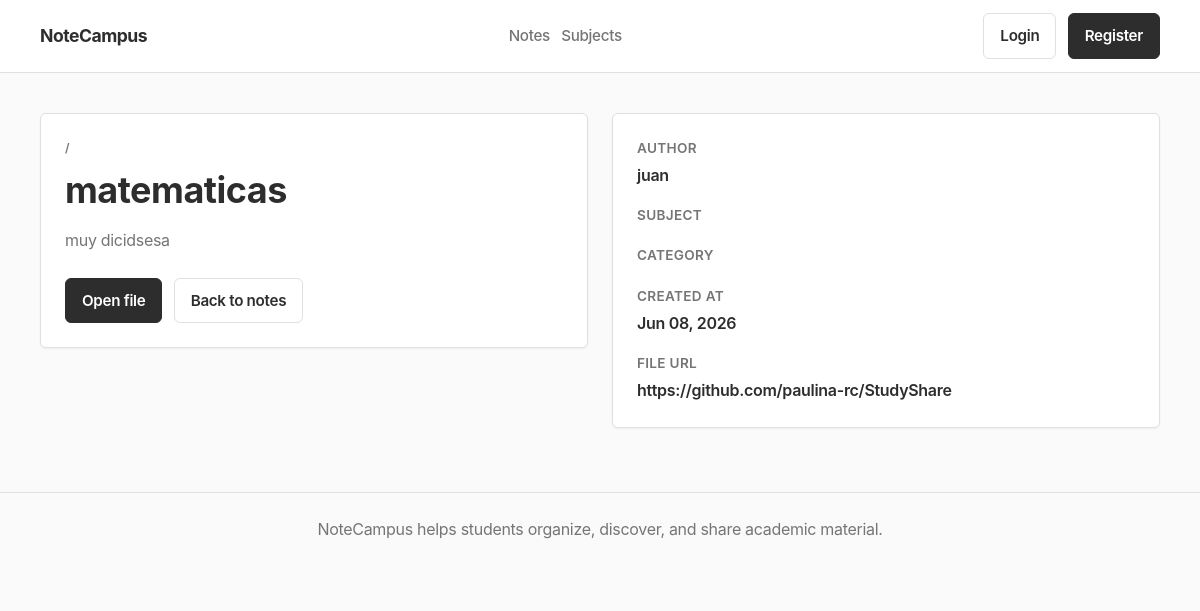
Before: /notes/1 with the older database file.
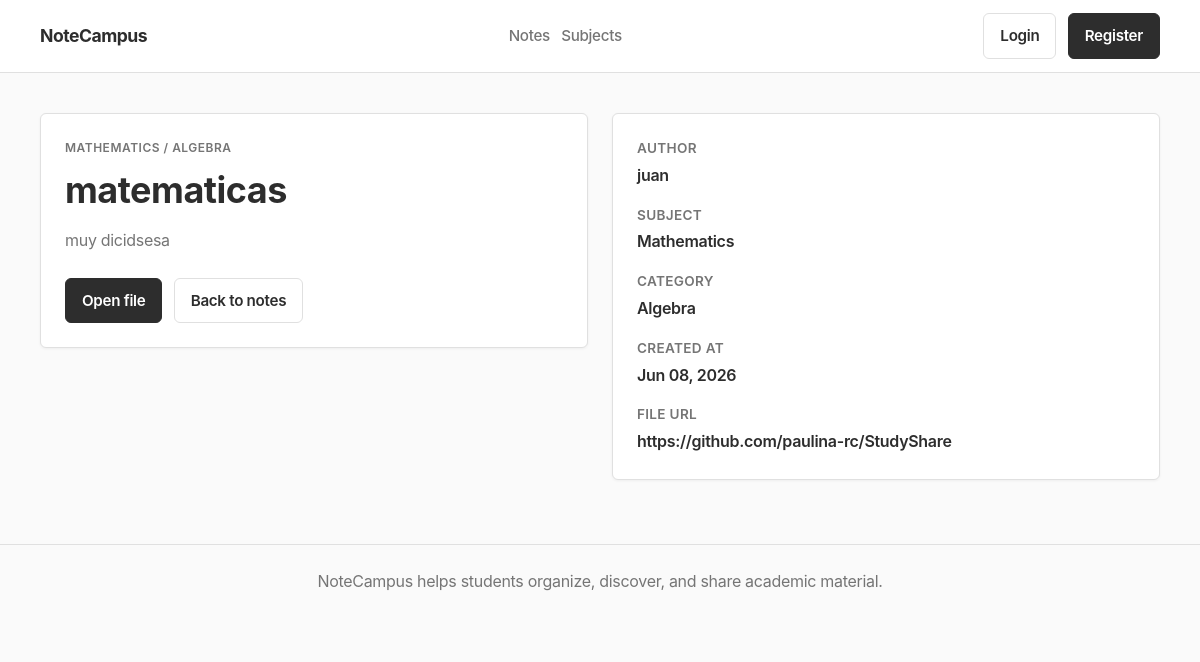
After: the same page with the newer database file.
### app/models/subject.py (models this page shows, shortened)
class Subject(db.Model):
    __tablename__ = "subjects"
    id = db.Column(db.Integer, primary_key=True)
    name = db.Column(
        db.String(100),
        unique=True,
        nullable=False
    )
    description = db.Column(
        db.Text,
        nullable=False
    )
    categories = db.relationship(
        "Category",
        backref="subject",
        lazy=True,
        cascade="all, delete-orphan"
    )
    notes = db.relationship(
        "Note",
        backref="subject",
        lazy=True
    )

### app/models/category.py (models this page shows, shortened)
class Category(db.Model):
    __tablename__ = "categories"
    id = db.Column(db.Integer, primary_key=True)
    name = db.Column(
        db.String(100),
        nullable=False
    )
    description = db.Column(
        db.Text,
        nullable=False
    )
    subject_id = db.Column(
        db.Integer,
        db.ForeignKey("subjects.id"),
        nullable=False
    )
    notes = db.relationship(
        "Note",
        backref="category",
        lazy=True
    )
    __table_args__ = (
        db.UniqueConstraint(
            "name",
            "subject_id",
            name="uq_category_name_subject"
        ),
    )

### app/routes/notes.py (the view)
@notes.route("/notes/<int:note_id>")
def note_detail(note_id):
    note = Note.query.get_or_404(note_id)
    return render_template(
        "note_detail.html",
        note=note
    )

### app/templates/note_detail.html (shortened to what this page needs)
{% extends "base.html" %}
{% block content %}
    <article class="detail-layout">
        <div class="detail-main">
            <p class="eyebrow">{{ note.subject.name }} / {{ note.category.name }}</p>
            <h1>{{ note.title }}</h1>
            <p class="detail-description">{{ note.description }}</p>
            <div class="detail-actions">
                <a class="button button-primary" href="{{ note.file_url }}" target="_blank">Open file</a>
                <a class="button button-secondary" href="{{ url_for('notes.list_notes') }}">Back to notes</a>
            </div>
        </div>
        <aside class="detail-sidebar">
            <div>
                <span>Author</span>
                <strong>{{ note.author.username }}</strong>
            </div>
            <div>
                <span>Subject</span>
                <strong>{{ note.subject.name }}</strong>
            </div>
            <div>
                <span>Category</span>
                <strong>{{ note.category.name }}</strong>
            </div>
            <div>
                <span>Created At</span>
                <strong>{{ note.created_at.strftime('%b %d, %Y') if note.created_at else 'Recently' }}</strong>
            </div>
            <div>
                <span>File URL</span>
                <a href="{{ note.file_url }}" target="_blank">{{ note.file_url }}</a>
            </div>
        </aside>
    </article>
{% endblock %}

Changed rows visible on the page:
added Subject: subject.name "MATHEMATICS", subject.name "Mathematics"
added Category: category.name "ALGEBRA", category.name "Algebra"
